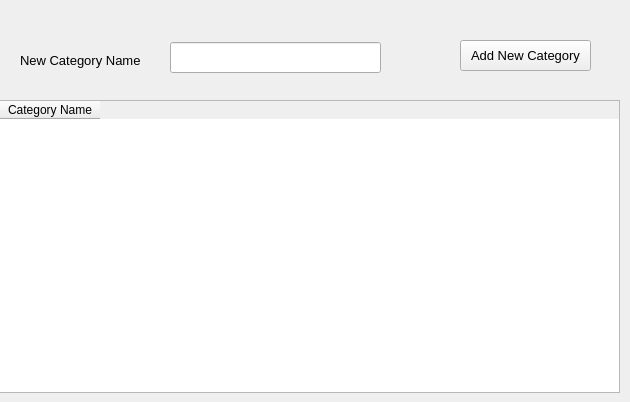
      <widget class="QWidget" name="tab_7">
       <attribute name="title">
        <string>Categories</string>
       </attribute>
       <widget class="QTableWidget" name="tableWidget_2">
        <property name="geometry">
         <rect>
          <x>-1</x>
          <y>100</y>
          <width>621</width>
          <height>293</height>
         </rect>
        </property>
        <column>
         <property name="text">
          <string>Category Name</string>
         </property>
        </column>
       </widget>
       <widget class="QPushButton" name="pushButton_13">
        <property name="geometry">
         <rect>
          <x>460</x>
          <y>40</y>
          <width>131</width>
          <height>31</height>
         </rect>
        </property>
        <property name="font">
         <font>
          <pointsize>10</pointsize>
         </font>
        </property>
        <property name="text">
         <string>Add New Category</string>
        </property>
       </widget>
       <widget class="QLineEdit" name="lineEdit_14">
        <property name="geometry">
         <rect>
          <x>170</x>
          <y>42</y>
          <width>211</width>
          <height>31</height>
         </rect>
        </property>
       </widget>
       <widget class="QLabel" name="label_21">
        <property name="geometry">
         <rect>
          <x>20</x>
          <y>50</y>
          <width>141</width>
          <height>20</height>
         </rect>
        </property>
        <property name="font">
         <font>
          <pointsize>10</pointsize>
          <weight>50</weight>
          <bold>false</bold>
          <stylestrategy>PreferDefault</stylestrategy>
         </font>
        </property>
        <property name="text">
         <string>New Category Name</string>
        </property>
       </widget>
      </widget>
